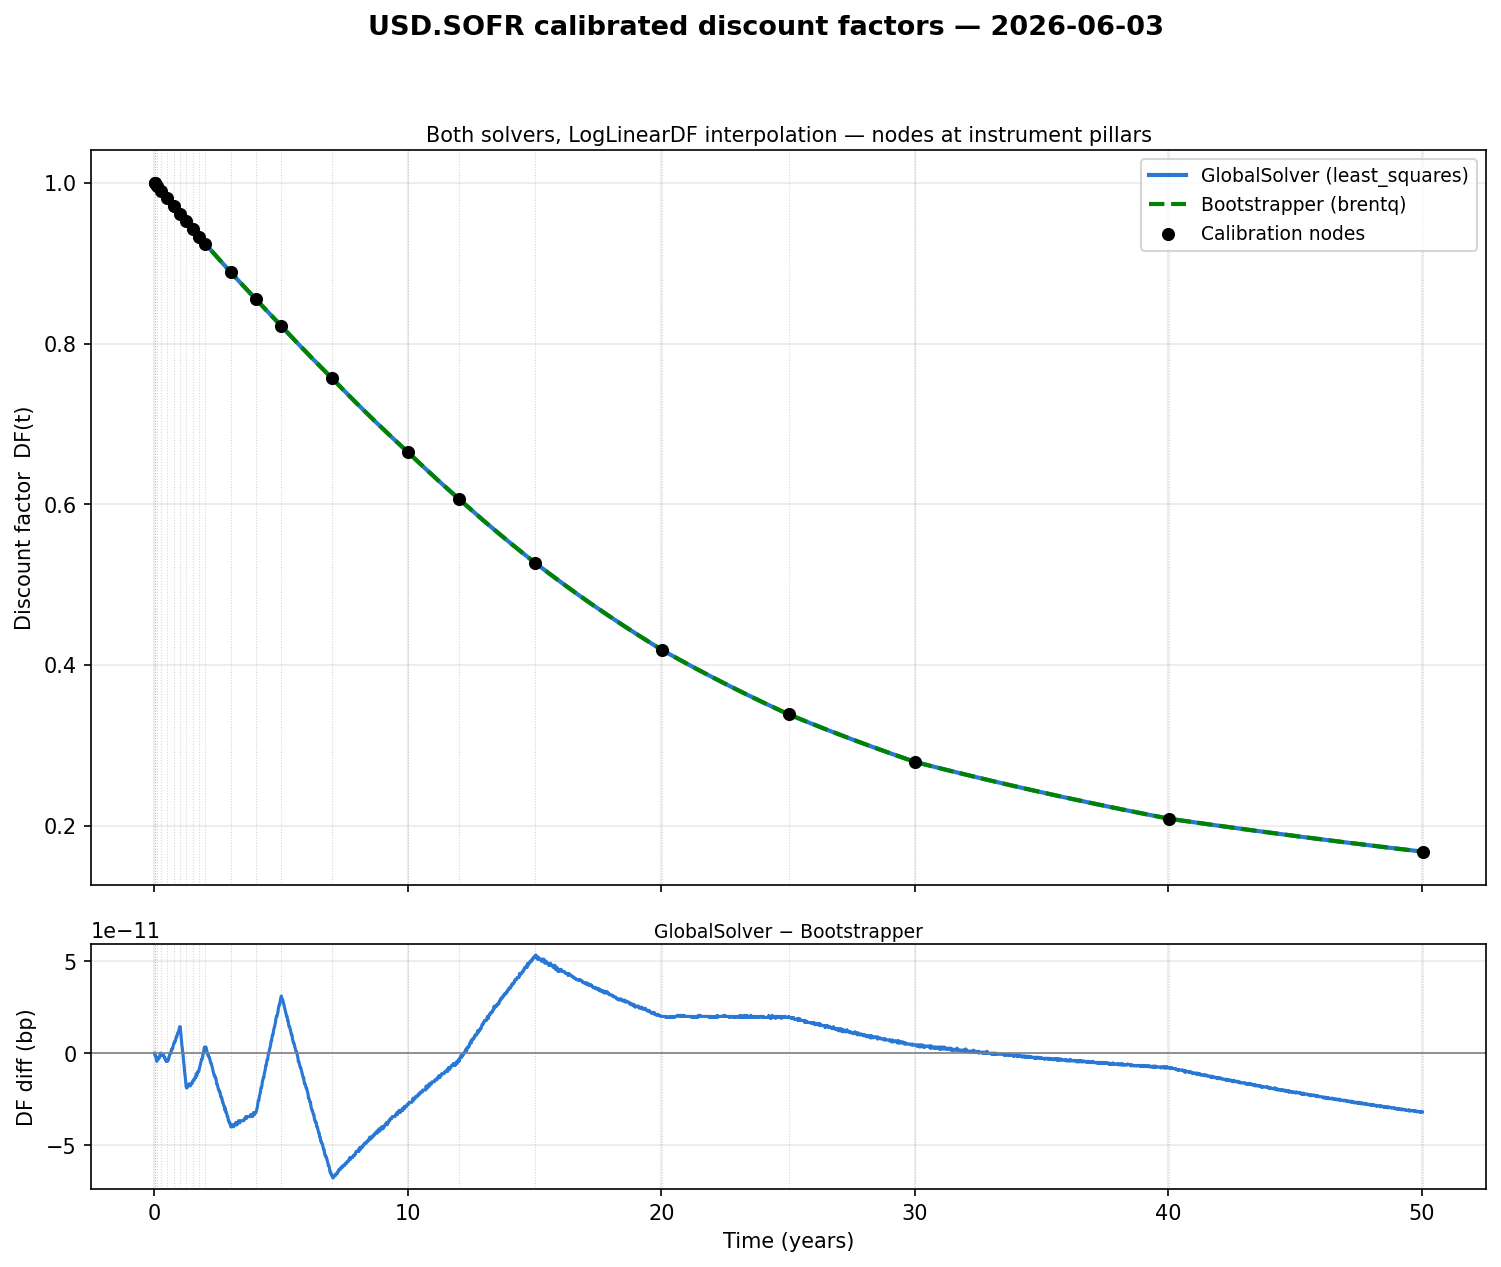

Source code (Python):
"""SOFR curve calibration walkthrough — deposits + par swaps into a ZeroCurve.

Market date: 2026-06-03.  The first two quotes (1D, 2D) are cash deposits; every
other pillar is a par SOFR OIS swap.  The same instrument set is calibrated twice:

  * ``GlobalSolver``  — all 23 nodes at once via scipy least_squares (bump-and-reprice)
  * ``Bootstrapper``  — sequential pillar-by-pillar brentq (valid: LogLinearDF is local)

The script dumps the calibration errors (implied - quote, in bp) for both solvers,
prices a handful of example swaps off the calibrated market, and plots the two
discount-factor curves together with the calibration nodes marked.

Run from the repo root:

    PYTHONPATH=src python research/sofr_curve_calibration.py
"""
from __future__ import annotations

import time

import matplotlib.pyplot as plt
import numpy as np

from finance.conventions import default_registry
from finance.dates import Date, Term, TermType, add_term
from finance.instruments.resolution import Deposit, Swap, curve_name
from finance.instruments.resolution.resolver import resolve_conventions
from finance.markets.context import MarketContext
from finance.markets.curves import CurveInterpolator, CurveNamespace
from finance.pricing.calibration import (
    Bootstrapper,
    CalibrationResult,
    CurveCalibrator,
    CurveDefinition,
    DepositHelper,
    GlobalSolver,
    Quote,
    QuoteKind,
    swap_helper,
)
from finance.pricing.pricers import SwapPricer
from finance.pricing.risk import Sensitivities
from finance.pricing.risk.autodiff import AutodiffRisk

# ---------------------------------------------------------------------------
# Market inputs — SOFR OIS par quotes (percent) as of 2026-06-03
# ---------------------------------------------------------------------------

AS_OF = Date(2026, 6, 3)
CURVE = curve_name("USD", "SOFR")   # "USD.SOFR"

# (tenor, quote %, helper kind) — 1D/2D are cash deposits, the rest par swaps.
SOFR_QUOTES: list[tuple[str, float, str]] = [
    ("1D",   3.614658, "deposit"),
    ("2D",   3.614658, "deposit"),
    ("1M",   3.614658, "swap"),
    ("3M",   3.649460, "swap"),
    ("6M",   3.712126, "swap"),
    ("9M",   3.788469, "swap"),
    ("12M",  3.869102, "swap"),
    ("15M",  3.902553, "swap"),
    ("18M",  3.922179, "swap"),
    ("21M",  3.934771, "swap"),
    ("24M",  3.944517, "swap"),
    ("36M",  3.932856, "swap"),
    ("48M",  3.927707, "swap"),
    ("60M",  3.938521, "swap"),
    ("84M",  3.992436, "swap"),
    ("120M", 4.088470, "swap"),
    ("144M", 4.156282, "swap"),
    ("180M", 4.241282, "swap"),
    ("240M", 4.311461, "swap"),
    ("300M", 4.308223, "swap"),
    ("360M", 4.269303, "swap"),
    ("40Y",  4.099303, "swap"),
    ("50Y",  3.929303, "swap"),
]


def _short_deposit_helper(rate: float, tenor: str) -> DepositHelper:
    """O/N-style deposit anchored at the market date (no spot lag).

    The stock ``deposit_helper`` factory applies the T+2 spot lag, which rolls both
    the 1D and 2D quotes onto the same Monday pillar (2026-06-08) over the weekend.
    The very short end of a SOFR curve is overnight money, so these two deposits run
    from the market date itself: 1D = as_of -> +1BD, 2D = as_of -> +2BD.
    """
    conv = resolve_conventions("USD", "SOFR", default_registry)
    dep_conv = conv.deposit
    n_days = int(tenor.rstrip("Dd"))
    maturity = Date.from_numpy(
        add_term(
            AS_OF.to_numpy(),
            Term(n_days, TermType.BusinessDays),
            dep_conv.business_day_convention,
            dep_conv.calendar,
        )
    )
    dep = Deposit(
        effective=AS_OF, maturity=maturity, rate=rate,
        day_count_method=conv.deposit_day_count, currency="USD", index_name="SOFR",
    )
    return DepositHelper(deposit=dep, quote=Quote(rate, QuoteKind.SimpleRate), curve=CURVE)


def build_helpers() -> list:
    """One calibration instrument per quote, in quote order."""
    helpers = []
    for tenor, pct, kind in SOFR_QUOTES:
        rate = pct / 100.0
        if kind == "deposit":
            helpers.append(_short_deposit_helper(rate, tenor))
        else:
            helpers.append(swap_helper(rate=rate, tenor=tenor, as_of=AS_OF))
    return helpers


# ---------------------------------------------------------------------------
# Calibration
# ---------------------------------------------------------------------------

def calibrate(solver, *, jacobian: bool = False) -> CalibrationResult:
    base = MarketContext(as_of_date=AS_OF, curves=CurveNamespace())
    calibrator = CurveCalibrator(
        instruments=build_helpers(),
        solver=solver,
        target=CurveDefinition(CURVE, CurveInterpolator.LogLinearDF),
    )
    t0 = time.perf_counter()
    result = calibrator.calibrate(base, jacobian=jacobian)
    elapsed = time.perf_counter() - t0
    sr = result.solver_result
    print(f"\n=== {type(solver).__name__} ===")
    print(f"  converged        : {sr.converged}")
    print(f"  evaluations      : {sr.iterations}")
    print(f"  max|residual|    : {sr.max_abs_residual:.3e}  (rate units)")
    print(f"  wall time        : {elapsed:.2f}s")
    return result


def dump_errors(result: CalibrationResult) -> None:
    """Per-pillar calibration errors: implied vs quote, in basis points."""
    helpers = build_helpers()
    helpers.sort(key=lambda h: h.pillar_date)  # calibrator reports residuals in pillar order
    print(f"  {'tenor':>6} {'pillar':>12} {'quote %':>10} {'implied %':>11} {'error (bp)':>12}")
    for (tenor, pct, _), helper, pillar, resid in zip(
        SOFR_QUOTES, helpers, result.pillar_dates, result.residuals
    ):
        implied = helper.implied(result.market)
        print(
            f"  {tenor:>6} {str(pillar):>12} {pct:>10.6f} {implied * 100:>11.6f} "
            f"{resid * 1e4:>12.3e}"
        )


# ---------------------------------------------------------------------------
# Example swap pricing off the calibrated market
# ---------------------------------------------------------------------------

def price_examples(market: MarketContext) -> None:
    """Price a few vanilla SOFR swaps against the calibrated curve.

    Sign convention: positive notional = receive fixed, negative = pay fixed.
    """
    examples = [
        ("5Y receive-fixed @ par (3.938521%)", dict(notional=100e6, fixed_rate=0.03938521, tenor="5Y")),
        ("10Y pay-fixed @ 4.00%", dict(notional=-100e6, fixed_rate=0.0400, tenor="10Y")),
        ("2Y receive-fixed @ 4.25%", dict(notional=250e6, fixed_rate=0.0425, tenor="2Y")),
        ("7Y receive-fixed @ 3.75% + 10bp float spread", dict(notional=50e6, fixed_rate=0.0375, tenor="7Y", spread=0.0010)),
    ]

    print("\n=== Example swap pricing (calibrated market) ===")
    for label, kwargs in examples:
        swap = Swap.fixed_float_swap(rate_index="SOFR", as_of=AS_OF, **kwargs)
        res = swap(market, requests=["pv", "leg_pvs"])
        pv = float(res.instrument_pv[0])
        recv, pay = (float(x) for x in res.leg_pv)
        print(f"\n  {label}")
        print(f"    PV          : {pv:>18,.2f}")
        print(f"    receive leg : {recv:>18,.2f}")
        print(f"    pay leg     : {pay:>18,.2f}")

    # Model par rates read back off the curve for a few standard tenors.
    print("\n  Model par rates off the calibrated curve:")
    for tenor in ("2Y", "5Y", "10Y", "30Y"):
        helper = swap_helper(rate=0.0, tenor=tenor, as_of=AS_OF)
        print(f"    {tenor:>4} par: {helper.implied(market) * 100:.6f} %")


# ---------------------------------------------------------------------------
# Key-rate durations — bump-and-reprice each zero-rate pillar by 1bp
# ---------------------------------------------------------------------------

KRD_TENORS = ("5Y", "7Y", "10Y")


def _example_swaps(market: MarketContext) -> tuple[list, list[str]]:
    """Receive-fixed $100mm swaps for the KRD tables.

    One per KRD tenor struck at its model par rate (PV ~ 0), plus one off-market 5Y struck
    at 2.8% (deep in the money to a receiver) to contrast an off-par risk profile.
    """
    swaps, labels = [], []
    for tenor in KRD_TENORS:
        par = swap_helper(rate=0.0, tenor=tenor, as_of=AS_OF).implied(market)
        swaps.append(
            Swap.fixed_float_swap(
                notional=100e6, rate_index="SOFR", fixed_rate=par, as_of=AS_OF, tenor=tenor,
            )
        )
        labels.append(f"{tenor} recv-fixed @ {par * 100:.4f}%")

    swaps.append(
        Swap.fixed_float_swap(
            notional=100e6, rate_index="SOFR", fixed_rate=0.038, as_of=AS_OF, tenor="5Y",
        )
    )
    labels.append("5Y recv-fixed @ 3.8000% (off-mkt)")
    return swaps, labels


def _pillar_tenor_map() -> dict[np.datetime64, str]:
    """Map each calibration pillar date -> its quote tenor label (e.g. '5Y')."""
    out: dict[np.datetime64, str] = {}
    for (tenor, _, _), helper in zip(SOFR_QUOTES, build_helpers()):
        pd = helper.pillar_date
        key = pd.to_numpy() if hasattr(pd, "to_numpy") else np.datetime64(pd, "D")
        out[np.datetime64(key, "D")] = tenor
    return out


def key_rate_duration_table(market: MarketContext, save_path: str | None = None) -> "pd.DataFrame":
    """Dump per-pillar KRD (PV change per +1bp) for the example swaps as a markdown table.

    Rows are the curve's zero-rate pillars (labelled by quote tenor); columns are the
    swaps.  Only pillars carrying non-trivial risk are shown, plus a total-DV01 row
    (key-rate additivity: the column sum equals the parallel DV01).
    """
    import pandas as pd

    swaps, labels = _example_swaps(market)
    program = SwapPricer().compile(swaps)
    ladder = Sensitivities(program, market).key_rate_durations(CURVE)

    tenor_of = _pillar_tenor_map()
    row_labels = [
        f"{tenor_of.get(d, '?'):>4}  ({yr:5.2f}y)"
        for d, yr in zip(ladder.pillar_dates, ladder.pillar_years)
    ]
    df = pd.DataFrame(ladder.krd.T, index=row_labels, columns=labels)
    df.index.name = "pillar"

    # Trim to pillars that actually carry risk (far pillars are exactly zero for these swaps).
    keep = df.abs().max(axis=1) > 1.0
    trimmed = df.loc[keep].copy()
    trimmed.loc["Total (DV01)"] = df.sum(axis=0)  # full-ladder sum == parallel DV01

    md = trimmed.to_markdown(floatfmt=",.1f")
    header = (
        "## Key-rate duration — receive-fixed SOFR swaps ($100mm, struck at par)\n\n"
        f"Market date {AS_OF.to_str()}.  Values are PV change in USD per **+1bp** zero-rate "
        "bump at each pillar (central difference).\n\n"
    )
    print("\n=== Key-rate durations (PV change per +1bp, USD) ===")
    print(trimmed.to_string(float_format=lambda v: f"{v:,.1f}"))
    if save_path:
        with open(save_path, "w") as fh:
            fh.write(header + md + "\n")
        print(f"\nSaved KRD table -> {save_path}")
    return trimmed


def par_rate_ladder(
    market: MarketContext, jacobian: np.ndarray, *, backend: str = "numpy"
) -> tuple[np.ndarray, list[str]]:
    """Par-rate (calibration-instrument) KRD: ``(∂V/∂z)·J⁻¹``, per +1bp quote move.

    Buckets each swap's risk onto the **par quotes** that built the curve, via the calibration
    Jacobian ``J = ∂implied/∂z`` (implicit function theorem: ``dz/dq = J⁻¹``).  A par swap then
    shows risk almost entirely to its own par instrument — the profile a trader hedges against.

    Two backends produce the identical number by different routes:

    * ``"numpy"`` — reuse the bump-and-reprice zero ladder (already ``∂V/∂z·bp``) and right-
      multiply by ``J⁻¹``.  Pure numpy/linalg, no JAX, no XLA compile.
    * ``"jax"``   — ``AutodiffRisk.partial_dv01`` reads ``∂V/∂z`` from exact autodiff, then
      applies the same ``J⁻¹``.  Faster once warm, but pays a ~300ms one-off compile per
      process/instance.

    Returns ``(pdv01, labels)`` with ``pdv01`` shaped ``(n_instruments, n_quotes)``.
    """
    swaps, labels = _example_swaps(market)
    program = SwapPricer().compile(swaps)
    if backend == "numpy":
        # ladder.krd is (n_inst, P) already scaled to +1bp; J⁻¹ maps zero-space -> quote-space.
        krd = Sensitivities(program, market).key_rate_durations(CURVE).krd
        pdv01 = krd @ np.linalg.inv(jacobian)
    elif backend == "jax":
        pdv01 = AutodiffRisk(program, market).partial_dv01(CURVE, jacobian)
    else:
        raise ValueError(f"unknown backend {backend!r} (expected 'numpy' or 'jax')")
    return pdv01, labels


def par_rate_key_rate_table(
    market: MarketContext, jacobian: np.ndarray, save_path: str | None = None,
    *, backend: str = "numpy",
) -> "pd.DataFrame":
    """Dump par-rate KRD for the example swaps as markdown (see ``par_rate_ladder``)."""
    import pandas as pd

    pdv01, labels = par_rate_ladder(market, jacobian, backend=backend)

    row_labels = [f"{tenor:>4}" for tenor, _, _ in SOFR_QUOTES]
    df = pd.DataFrame(pdv01.T, index=row_labels, columns=labels)
    df.index.name = "par quote"
    trimmed = df.copy()
    trimmed.loc["Total (DV01)"] = df.sum(axis=0)  # row sums recover the parallel DV01

    md = trimmed.to_markdown(floatfmt=",.1f")
    header = (
        "## Par-rate key-rate duration — receive-fixed SOFR swaps ($100mm, struck at par)\n\n"
        f"Market date {AS_OF.to_str()}.  Values are PV change in USD per **+1bp** move in each "
        f"par calibration quote, via the calibration Jacobian ({backend} backend).\n\n"
    )
    print(f"\n=== Par-rate key-rate durations (PV change per +1bp quote, USD) — {backend} ===")
    print(trimmed.to_string(float_format=lambda v: f"{v:,.1f}"))
    if save_path:
        with open(save_path, "w") as fh:
            fh.write(header + md + "\n")
        print(f"\nSaved par-rate KRD table -> {save_path}")
    return trimmed


def compare_par_backends(market: MarketContext, jacobian: np.ndarray) -> None:
    """Sanity check: the numpy J⁻¹ transform must equal the JAX partial_dv01, and it's faster."""
    numpy_pdv01, _ = par_rate_ladder(market, jacobian, backend="numpy")
    jax_pdv01, _ = par_rate_ladder(market, jacobian, backend="jax")  # warms the JIT
    max_abs = float(np.abs(numpy_pdv01 - jax_pdv01).max())

    t0 = time.perf_counter()
    par_rate_ladder(market, jacobian, backend="numpy")
    t_numpy = time.perf_counter() - t0
    t0 = time.perf_counter()
    par_rate_ladder(market, jacobian, backend="jax")  # fresh instance -> recompiles
    t_jax = time.perf_counter() - t0

    print("\n=== Par-rate backend agreement ===")
    print(f"  max |numpy - jax|   : {max_abs:.3e} USD/bp")
    print(f"  numpy one-shot      : {t_numpy * 1e3:8.2f} ms")
    print(f"  jax one-shot (cold) : {t_jax * 1e3:8.2f} ms  (recompiles per fresh instance)")


# ---------------------------------------------------------------------------
# Plot — both discount-factor curves with the calibration nodes marked
# ---------------------------------------------------------------------------

SERIES_BLUE = "#2a78d6"   # GlobalSolver
SERIES_GREEN = "#008300"  # Bootstrapper
LIGHT_BLUE = "#86b6ef"    # lighter tints for node markers
LIGHT_GREEN = "#66b366"


def plot_curves(
    res_global: CalibrationResult,
    res_boot: CalibrationResult,
    save_path: str | None = None,
) -> plt.Figure:
    origin = np.datetime64(AS_OF.to_str(), "D")
    terminal = res_global.pillar_dates[-1]
    total_days = int((terminal - origin) / np.timedelta64(1, "D"))
    grid = origin + np.arange(0, total_days + 1, 7, dtype="timedelta64[D]")
    t = ((grid - origin) / np.timedelta64(365, "D")).astype(np.float64)

    df_g = res_global.curve.discount_factor(grid)
    df_b = res_boot.curve.discount_factor(grid)

    t_nodes = ((res_global.pillar_dates - origin) / np.timedelta64(365, "D")).astype(np.float64)
    df_nodes = res_global.curve.discount_factor(res_global.pillar_dates)

    fig, (ax_df, ax_diff) = plt.subplots(
        2, 1, figsize=(12, 9), sharex=True,
        gridspec_kw={"height_ratios": [3, 1], "hspace": 0.12},
    )
    fig.suptitle(f"USD.SOFR calibrated discount factors — {AS_OF.to_str()}", fontsize=13, fontweight="bold")

    ax_df.plot(t, df_g, color=SERIES_BLUE, lw=2.0, label="GlobalSolver (least_squares)")
    ax_df.plot(t, df_b, color=SERIES_GREEN, lw=2.0, ls="--", label="Bootstrapper (brentq)")
    ax_df.scatter(t_nodes, df_nodes, color="black", s=28, zorder=5, label="Calibration nodes")
    for ty in t_nodes:
        ax_df.axvline(ty, color="grey", lw=0.5, ls=":", alpha=0.35, zorder=1)
    ax_df.set_ylabel("Discount factor  DF(t)")
    ax_df.grid(True, alpha=0.25)
    ax_df.legend(loc="upper right", fontsize=9)
    ax_df.set_title("Both solvers, LogLinearDF interpolation — nodes at instrument pillars", fontsize=10, pad=4)

    diff_bp = (df_g - df_b) * 1e4
    ax_diff.plot(t, diff_bp, color=SERIES_BLUE, lw=1.5)
    ax_diff.axhline(0.0, color="grey", lw=0.8)
    for ty in t_nodes:
        ax_diff.axvline(ty, color="grey", lw=0.5, ls=":", alpha=0.35, zorder=1)
    ax_diff.set_ylabel("DF diff (bp)")
    ax_diff.set_xlabel("Time (years)")
    ax_diff.grid(True, alpha=0.25)
    ax_diff.set_title("GlobalSolver − Bootstrapper", fontsize=9, pad=3)

    if save_path:
        fig.savefig(save_path, dpi=150, bbox_inches="tight")
        print(f"\nSaved plot → {save_path}")
    return fig


def plot_daily_log_df_change(
    res_global: CalibrationResult,
    res_boot: CalibrationResult,
    save_path: str | None = None,
) -> plt.Figure:
    """Daily change in log DF — one panel per solver, nodes marked.

    ``log DF(t+1d) - log DF(t)`` is ``-f_on * tau``, so under LogLinearDF this is the
    piecewise-flat overnight forward profile; the steps break exactly at the nodes.
    Plotted in bp per day.
    """
    origin = np.datetime64(AS_OF.to_str(), "D")
    terminal = res_global.pillar_dates[-1]
    total_days = int((terminal - origin) / np.timedelta64(1, "D"))
    grid = origin + np.arange(0, total_days + 1, dtype="timedelta64[D]")
    t = ((grid[:-1] - origin) / np.timedelta64(365, "D")).astype(np.float64)

    t_nodes = ((res_global.pillar_dates - origin) / np.timedelta64(365, "D")).astype(np.float64)

    fig, axes = plt.subplots(
        2, 1, figsize=(12, 9), sharex=True, sharey=True,
        gridspec_kw={"hspace": 0.15},
    )
    fig.suptitle(
        f"USD.SOFR daily change in log discount factors — {AS_OF.to_str()}",
        fontsize=13, fontweight="bold",
    )

    panels = [
        (axes[0], res_global, SERIES_BLUE, LIGHT_BLUE, "GlobalSolver (least_squares)"),
        (axes[1], res_boot, SERIES_GREEN, LIGHT_GREEN, "Bootstrapper (brentq)"),
    ]
    for ax, res, color, node_color, label in panels:
        log_df = np.log(res.curve.discount_factor(grid))
        d_bp = np.diff(log_df) * 1e4

        for ty in t_nodes:
            ax.axvline(ty, color=node_color, lw=1.0, ls="--", zorder=1)
        ax.plot(t, d_bp, color=color, lw=1.5, label=label, zorder=3)
        ax.plot([], [], color=node_color, lw=1.0, ls="--", label="Calibration nodes")
        ax.set_ylabel("Δ log DF per day (bp)")
        ax.grid(True, alpha=0.25)
        ax.legend(loc="lower right", fontsize=9)
        ax.set_title(label, fontsize=10, pad=4)

    axes[1].set_xlabel("Time (years)")

    if save_path:
        fig.savefig(save_path, dpi=150, bbox_inches="tight")
        print(f"Saved plot → {save_path}")
    return fig


# ---------------------------------------------------------------------------
# Entry point
# ---------------------------------------------------------------------------

if __name__ == "__main__":
    res_global = calibrate(GlobalSolver(), jacobian=True)
    dump_errors(res_global)

    res_boot = calibrate(Bootstrapper())
    dump_errors(res_boot)

    node_diff = np.abs(res_global.curve.node_dfs - res_boot.curve.node_dfs).max()
    print(f"\nMax |node DF| difference global vs bootstrap: {node_diff:.3e}")

    price_examples(res_global.market)

    key_rate_duration_table(res_global.market, save_path=None)
    par_rate_key_rate_table(
        res_global.market, res_global.jacobian, save_path=None, backend="numpy"
    )
    compare_par_backends(res_global.market, res_global.jacobian)

    plot_curves(res_global, res_boot, save_path="research/sofr_curve_calibration.png")
    plot_daily_log_df_change(res_global, res_boot, save_path="research/sofr_daily_log_df_change.png")
    plt.show()
